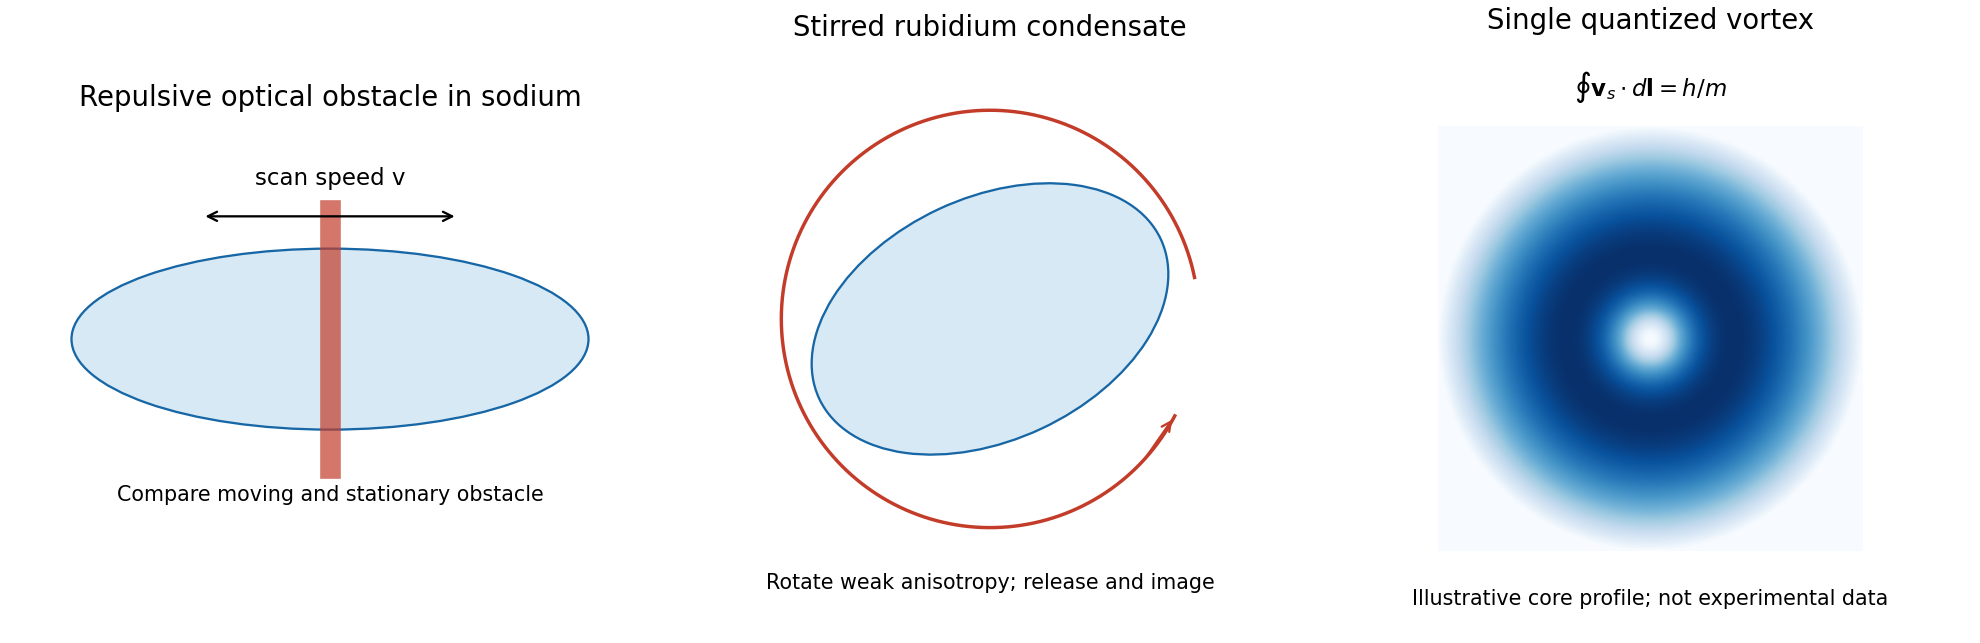

Recreate this plot in Python.
"""Original explanatory figure. Python 3.14, numpy and matplotlib.
Writes one PNG basename to cwd; no source-image pixels or hardcoded media paths.
"""
import numpy as np
import matplotlib
matplotlib.use('Agg')
import matplotlib.pyplot as plt
from matplotlib.patches import Ellipse, Circle, Rectangle, FancyArrowPatch
plt.rcParams.update({'font.size':10,'figure.facecolor':'white','savefig.facecolor':'white','axes.spines.top':False,'axes.spines.right':False})
fig,axs=plt.subplots(1,3,figsize=(12,3.9),layout='constrained');a,b,c=axs
a.add_patch(Ellipse((0,0),4,1.4,facecolor='#d7e9f5',edgecolor='#1766a5'));a.plot([0,0],[-1,1],color='#c33c29',lw=9,alpha=.7);a.annotate('',(1,.95),(-1,.95),arrowprops=dict(arrowstyle='<->',color='black'));a.text(0,1.2,'scan speed v',ha='center');a.text(0,-1.25,'Compare moving and stationary obstacle',ha='center',fontsize=9);a.set(xlim=(-2.5,2.5),ylim=(-1.7,1.7),aspect='equal',title='Repulsive optical obstacle in sodium');a.axis('off')
b.add_patch(Ellipse((0,0),2.8,1.8,angle=25,facecolor='#d7e9f5',edgecolor='#1766a5'));th=np.linspace(.2,5.8,180);b.plot(1.55*np.cos(th),1.55*np.sin(th),color='#c33c29');b.annotate('',(1.55*np.cos(5.8),1.55*np.sin(5.8)),(1.55*np.cos(5.55),1.55*np.sin(5.55)),arrowprops=dict(arrowstyle='->',color='#c33c29'));b.text(0,-2,'Rotate weak anisotropy; release and image',ha='center',fontsize=9);b.set(xlim=(-2.4,2.4),ylim=(-2.3,2),aspect='equal',title='Stirred rubidium condensate');b.axis('off')
x=np.linspace(-1,1,400);X,Y=np.meshgrid(x,x);r2=X*X+Y*Y;rho=np.maximum(1-r2,0)*r2/(r2+.035);c.imshow(rho,extent=(-1,1,-1,1),origin='lower',cmap='Blues');c.text(0,1.15,r'$\oint\mathbf{v}_s\cdot d\mathbf{l}=h/m$',ha='center');c.text(0,-1.25,'Illustrative core profile; not experimental data',ha='center',fontsize=9);c.set(xlim=(-1.35,1.35),ylim=(-1.4,1.4),title='Single quantized vortex');c.axis('off')
fig.savefig('paper-1-superfluid-experiments.png',dpi=165);plt.close(fig)
